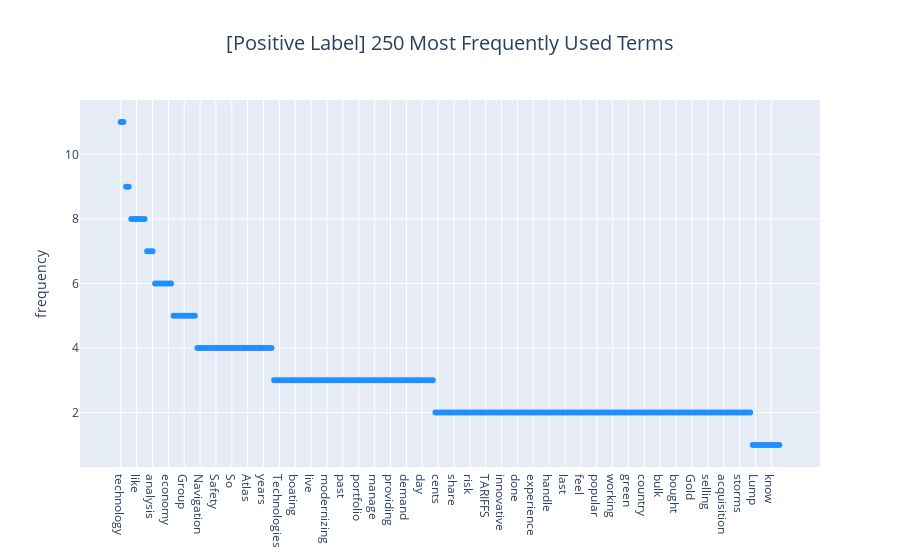
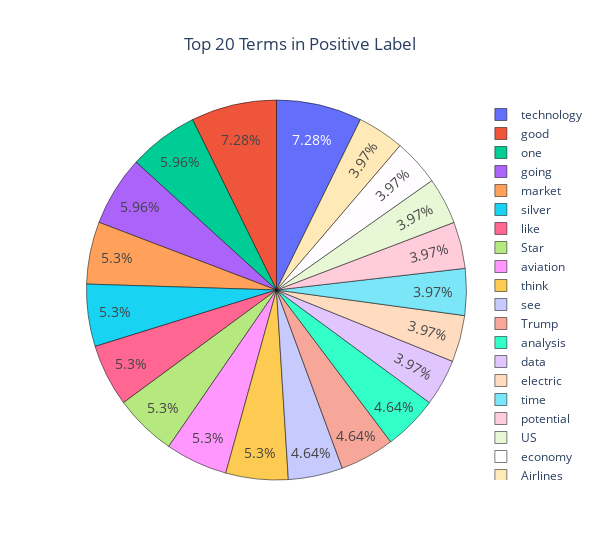

Write notebook code for charts like these, in order.
### Code cell
# Analysis attempt on the positive words
import plotly.graph_objects as go
import matplotlib.pyplot as plt
from wordcloud import WordCloud

pos_frequency = pd.Series(pos).value_counts()
linefig = go.Figure(go.Scatter(x=pos_frequency[:250].index,
                               y=pos_frequency[:250].to_list(),
                               mode='markers',
                               line=dict(color='dodgerblue')))

linefig.update_layout(title=dict(text='[Positive Label] 250 Most Frequently Used Terms', x=0.5, font=dict(size=20)),
                      yaxis_title='frequency')
linefig.show()

# Top 20 words appeared in the positive data
# pie_colors = []
piefig = go.Figure(go.Pie(values=pos_frequency[:20].to_list(),
                          labels=pos_frequency[:20].index))

piefig.update_layout(width=600, title='Top 20 Terms in Positive Label', title_x=0.5)
piefig.update_traces(hoverinfo='label+value', textinfo='percent', textfont_size=14,
                     marker=dict(line=dict(color='black', width=0.5)))
piefig.show()

# Show top 100 positive words using Wordcloud
cloud_text = ' '.join(w for w in pos_frequency[:100].index.to_list())
pos_cloud = WordCloud(width=1500, height=1000, background_color='floralwhite').generate(cloud_text)
plt.figure(figsize=(10,8), facecolor='floralwhite')
plt.imshow(pos_cloud, interpolation='bilinear')
plt.axis('off')
plt.title('Top 100 Terms in Positive Label', y=1.05, fontsize=16)
plt.show()

### Figure 1 — Plotly figure (JSON) as saved in the notebook; plotly's stock layout.template omitted (floating-point values rounded to 4 significant figures; data arrays with more than 128 entries replaced by an {"elided": "..."} marker saying what was removed)
{"data": [{"line": {"color": "dodgerblue"}, "mode": "markers", "type": "scatter", "x": {"elided": "250 str values"}, "y": {"elided": "250 int values"}}], "layout": {"title": {"font": {"size": 20}, "text": "[Positive Label] 250 Most Frequently Used Terms", "x": 0.5}, "yaxis": {"title": {"text": "frequency"}}}}

### Figure 2 — Plotly figure (JSON) as saved in the notebook; plotly's stock layout.template omitted (floating-point values rounded to 4 significant figures)
{"data": [{"hoverinfo": "label+value", "labels": ["technology", "good", "one", "going", "market", "silver", "like", "Star", "aviation", "think", "see", "Trump", "analysis", "data", "electric", "time", "potential", "US", "economy", "Airlines"], "marker": {"line": {"color": "black", "width": 0.5}}, "textfont": {"size": 14}, "textinfo": "percent", "type": "pie", "values": [11, 11, 9, 9, 8, 8, 8, 8, 8, 8, 7, 7, 7, 6, 6, 6, 6, 6, 6, 6]}], "layout": {"title": {"text": "Top 20 Terms in Positive Label", "x": 0.5}, "width": 600}}
